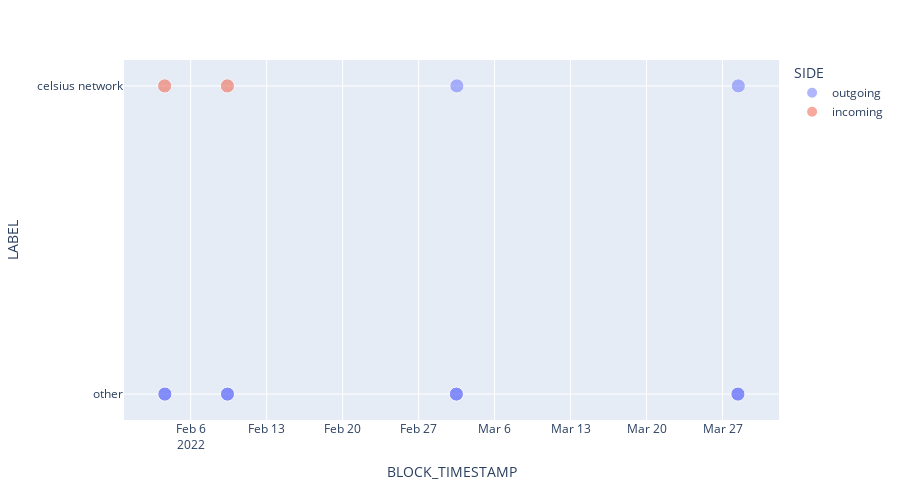

Notebook cell for this chart:
### Markdown cell above
# eth transfers

### Code cell
native_token_transfers_per_wallet['dummy'] = 10
fig = px.scatter(native_token_transfers_per_wallet, x="BLOCK_TIMESTAMP", y="LABEL", color="SIDE", 
			hover_data=['LABEL', 'AMOUNT', 'AMOUNT_USD'], size='dummy', size_max=10, opacity=0.5)
fig.update_layout(height=500)

### Figure 1 — Plotly figure (JSON) as saved in the notebook; plotly's stock layout.template omitted (floating-point values rounded to 4 significant figures)
{"data": [{"customdata": [[9298, 24300000.0], [6668, 19960000.0], [3250, 10100000.0], [6667.0, 20010000.0], [7977.0, 26660000.0], [6667.0, 20010000.0], [7977.0, 26660000.0], [3250, 10100000.0], [7977, 26680000.0], [9298, 24300000.0]], "hovertemplate": "SIDE=outgoing<br>BLOCK_TIMESTAMP=%{x}<br>LABEL=%{y}<br>dummy=%{marker.size}<br>AMOUNT=%{customdata[0]}<br>AMOUNT_USD=%{customdata[1]}<extra></extra>", "legendgroup": "outgoing", "marker": {"color": "#636efa", "opacity": 0.5, "size": [10, 10, 10, 10, 10, 10, 10, 10, 10, 10], "sizemode": "area", "sizeref": 0.1, "symbol": "circle"}, "mode": "markers", "name": "outgoing", "orientation": "v", "showlegend": true, "type": "scatter", "x": ["2022-02-03T14:53:43", "2022-03-02T12:34:07", "2022-02-09T09:22:23", "2022-03-02T11:32:52", "2022-03-28T10:04:33", "2022-03-02T11:32:52", "2022-03-28T10:04:33", "2022-02-09T09:22:23", "2022-03-28T11:01:26", "2022-02-03T14:53:43"], "xaxis": "x", "y": ["other", "celsius network", "other", "other", "other", "other", "other", "other", "celsius network", "other"], "yaxis": "y"}, {"customdata": [[3250, 10100000.0], [9300, 24310000.0]], "hovertemplate": "SIDE=incoming<br>BLOCK_TIMESTAMP=%{x}<br>LABEL=%{y}<br>dummy=%{marker.size}<br>AMOUNT=%{customdata[0]}<br>AMOUNT_USD=%{customdata[1]}<extra></extra>", "legendgroup": "incoming", "marker": {"color": "#EF553B", "opacity": 0.5, "size": [10, 10], "sizemode": "area", "sizeref": 0.1, "symbol": "circle"}, "mode": "markers", "name": "incoming", "orientation": "v", "showlegend": true, "type": "scatter", "x": ["2022-02-09T09:11:25", "2022-02-03T14:25:34"], "xaxis": "x", "y": ["celsius network", "celsius network"], "yaxis": "y"}], "layout": {"height": 500, "legend": {"itemsizing": "constant", "title": {"text": "SIDE"}, "tracegroupgap": 0}, "margin": {"t": 60}, "xaxis": {"anchor": "y", "domain": [0, 1], "title": {"text": "BLOCK_TIMESTAMP"}}, "yaxis": {"anchor": "x", "domain": [0, 1], "title": {"text": "LABEL"}}}}
